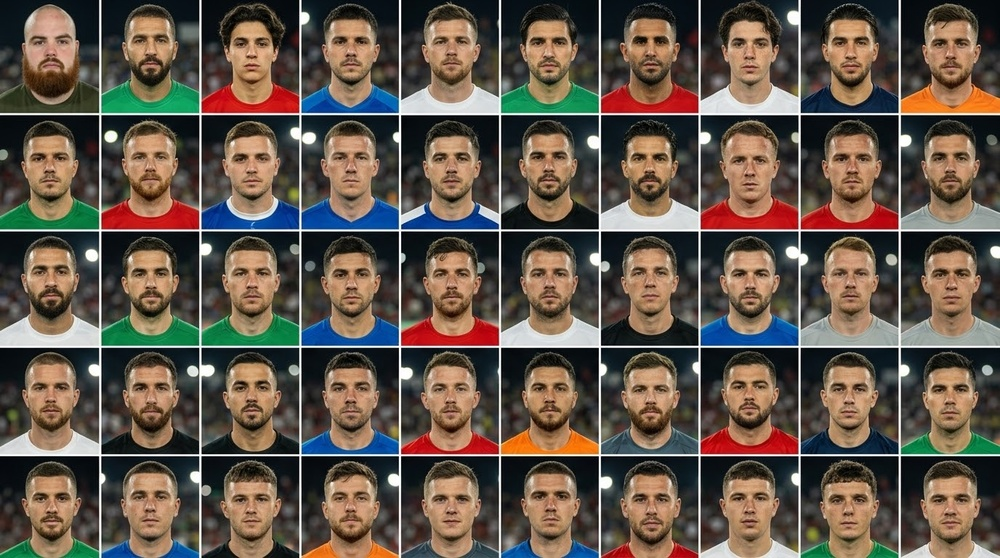
#> input picture art/faces-src/planche-01.jpg, 1000 x 558 px, shrunk from 1376 x 768 before the run; its folder holds only this picture in this run
$ python split-faces.py
#> lines starting #> are read from the running program, lines starting #| are printed output that depends on the picture
"""Découpe les planches de portraits générés (art/faces-src/planche-NN.jpg) en vignettes
assets/faces/fNNN.webp (128 px) et écrit src/data/faces.js. Usage : python3 tools/split-faces.py
Les gouttières blanches entre les portraits sont détectées automatiquement."""
import glob, json, os
from PIL import Image, ImageFilter

ROOT = os.path.join(os.path.dirname(__file__), '..')
OUT = os.path.join(ROOT, 'assets/faces')
os.makedirs(OUT, exist_ok=True)

def runs(flags, min_len=1):
    """Plages consécutives où flags est faux (contenu), séparées par des gouttières."""
    out, start = [], None
    for i, f in enumerate(flags + [True]):
        if not f and start is None: start = i
        if f and start is not None:
            if i - start >= min_len: out.append((start, i))
            start = None
    return out

def is_white(px):
    return px[0] > 225 and px[1] > 225 and px[2] > 225

def split(path):
#> called with path = 'tools/../art/faces-src/planche-01.jpg'
    im = Image.open(path).convert('RGB')
#> im is the input picture: PIL image 1000x558 RGB; mean R, G, B 98.8, 86.2, 74.9
    W, H = im.size
#> W = 1000; H = 558
    px = im.load()
    step = 2
    row_sep = []
    for y in range(H):
        wcount = sum(1 for x in range(0, W, step) if is_white(px[x, y]))
        row_sep.append(wcount / (W / step) > 0.55)
#> this loop made 558 passes
#> wcount on passes 1 to 3: 6, 6, 6
#> after the loop, row_sep = 558 items, first 6: False, False, False, False, False, False
    cells = []
    for (y0, y1) in runs(row_sep, 60):
        col_sep = []
        for x in range(W):
            wcount = sum(1 for y in range(y0, y1, step) if is_white(px[x, y]))
            col_sep.append(wcount / ((y1 - y0) / step) > 0.7)
        for (x0, x1) in runs(col_sep, 60):
            cells.append((x0, y0, x1, y1))
#> this loop made 5 passes
#> (y0, y1) on passes 1 to 5: (0, 114), (115, 230), (231, 346), (347, 455), (456, 558)
#> after the loop, cells = 50 items, first 6: (0, 0, 100, 114), (101, 0, 200, 114), (201, 0, 300, 114), (301, 0, 399, 114), (401, 0, 499, 114), (501, 0, 599, 114)
    if len(cells) < 20:
        # planche sans gouttières blanches : grille 8 × 5 recalée sur les fines lignes de séparation
        # (on cherche, près de chaque limite théorique, la ligne où l'image change le plus brusquement)
        g = im.convert('L')
        gp = g.load()
        def row_mean(y): return sum(gp[x, y] for x in range(0, W, 3)) / (W / 3)
        def col_mean(x, y0, y1): return sum(gp[x, y] for y in range(y0, y1, 3)) / ((y1 - y0) / 3)
        def snap(k, n, size, mean):
            c = round(k * size / n)
            if k in (0, n): return c
            best, by = -1, c
            for y in range(max(1, c - 18), min(size - 2, c + 18)):
                d = abs(mean(y) - mean(y - 1)) + abs(mean(y + 1) - mean(y))
                if d > best: best, by = d, y
            return by
        rows_b = [snap(k, 5, H, row_mean) for k in range(6)]
        cells = []
        for r in range(5):
            y0, y1 = rows_b[r], rows_b[r + 1]
            cols_b = [snap(k, 8, W, lambda x: col_mean(x, y0, y1)) for k in range(9)]
            for c in range(8):
                cells.append((cols_b[c] + 4, y0 + 4, cols_b[c + 1] - 4, y1 - 4))
    return im, cells

faces = []
for n, path in enumerate(sorted(glob.glob(os.path.join(ROOT, 'art/faces-src/planche-*.jpg'))), start=1):
    im, cells = split(path)
    numbered = n == 12  # planche avec des numéros dans le coin supérieur gauche
    for (x0, y0, x1, y1) in cells:
        cell = im.crop((x0, y0, x1, y1))
        w, h = cell.size
        if numbered:
            # efface le numéro : copie miroir du coin supérieur droit (arrière-plan du stade)
            pw, ph = min(44, w // 3), min(30, h // 4)
            patch = cell.crop((w - pw, 0, w, ph)).transpose(Image.FLIP_LEFT_RIGHT).filter(ImageFilter.GaussianBlur(2))
            cell.paste(patch, (0, 0))
        side = min(w, h)
        left = (w - side) // 2
        sq = cell.crop((left, 0, left + side, side)).resize((128, 128), Image.LANCZOS)
        idx = len(faces)
        name = f'f{idx:03d}.webp'
        sq.save(os.path.join(OUT, name), 'WEBP', quality=80, method=6)
        faces.append({'f': name, 'p': n})
#> this loop made 50 passes
#> (x0, y0, x1, y1, w, h, side, name) on passes 1 to 12: (0, 0, 100, 114, 100, 114, 100, 'f000.webp'), (101, 0, 200, 114, 99, 114, 99, 'f001.webp'), (201, 0, 300, 114, 99, 114, 99, 'f002.webp'), (301, 0, 399, 114, 98, 114, 98, 'f003.webp'), (401, 0, 499, 114, 98, 114, 98, 'f004.webp'), (501, 0, 599, 114, 98, 114, 98, 'f005.webp'), (601, 0, 699, 114, 98, 114, 98, 'f006.webp'), (700, 0, 799, 114, 99, 114, 99, 'f007.webp'), (800, 0, 899, 114, 99, 114, 99, 'f008.webp'), (900, 0, 1000, 114, 100, 114, 100, 'f009.webp'), (0, 115, 100, 230, 100, 115, 100, 'f010.webp'), (101, 115, 200, 230, 99, 115, 99, 'f011.webp')
#> pass 1, `cell = im.crop((x0, y0, x1, y1))`:
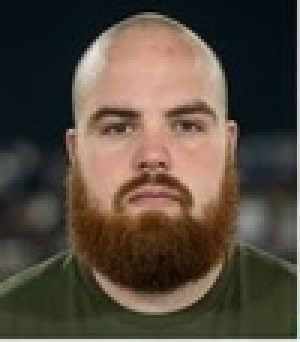
#> cell: PIL image 100x114 RGB (shown 3 times larger); mean R, G, B 85.8, 75.1, 63.2
#> pass 1, `sq = cell.crop((left, 0, left + side, side)).resize((128, 128), Image...`:
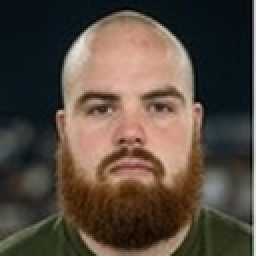
#> sq: PIL image 128x128 RGB (shown 2 times larger); mean R, G, B 87.3, 74.6, 63.9
#> pass 2, `cell = im.crop((x0, y0, x1, y1))`:
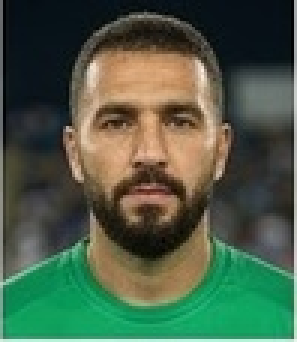
#> cell: PIL image 99x114 RGB (shown 3 times larger); mean R, G, B 75, 92.3, 70.7
#> pass 2, `sq = cell.crop((left, 0, left + side, side)).resize((128, 128), Image...`:
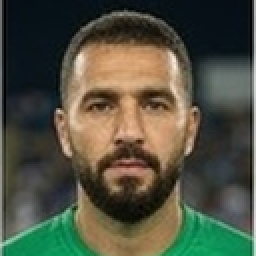
#> sq: PIL image 128x128 RGB (shown 2 times larger); mean R, G, B 80.5, 81.5, 65.3
#> after the loop:
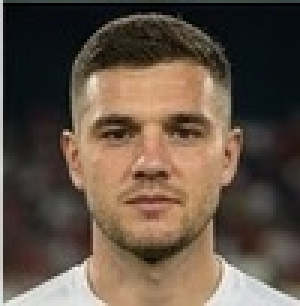
#> cell: PIL image 100x102 RGB (shown 3 times larger); mean R, G, B 98, 82.6, 69.6
#> after the loop:
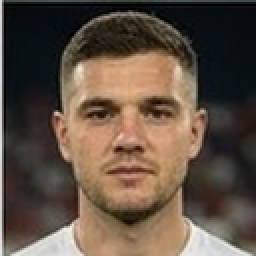
#> sq: PIL image 128x128 RGB (shown 2 times larger); mean R, G, B 96, 80.5, 67.5
#> after the loop, faces = 50 items
    print(f'planche {n:02d} : {len(cells)} portraits')
#| planche 01 : 50 portraits

with open(os.path.join(ROOT, 'src/data/faces.js'), 'w') as fh:
    fh.write('// Généré par tools/split-faces.py — portraits générés (personnes fictives), fournis par l\'utilisateur.\n')
    fh.write('// p = numéro de planche (chaque planche regroupe des profils proches).\n')
    fh.write('export const FACES = ' + json.dumps(faces, separators=(',', ':')) + ';\n')
print(len(faces), 'portraits')
#| 50 portraits

$ run again, on art/faces-src/planche-05.jpg
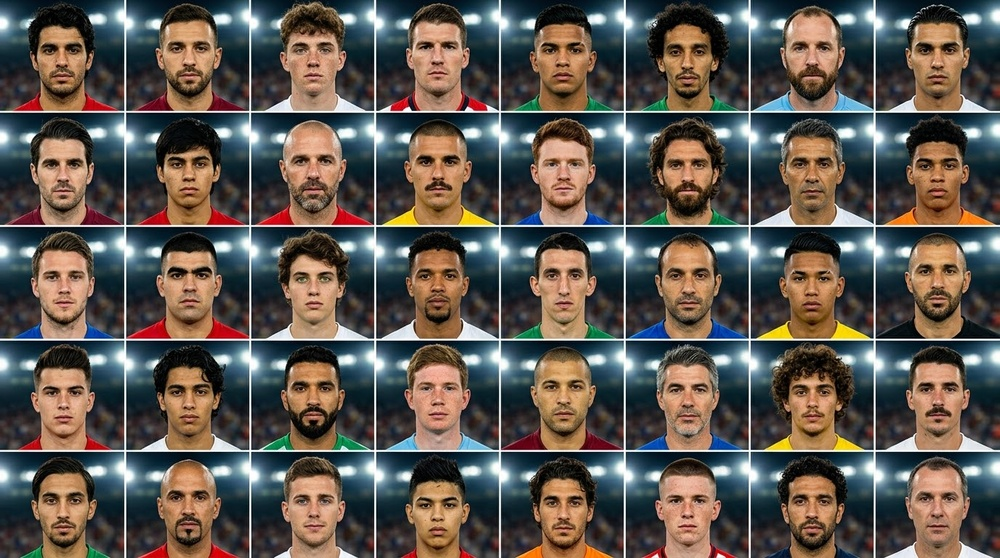
#> input picture art/faces-src/planche-05.jpg, 1000 x 558 px, shrunk from 1376 x 768 before the run
#> in split, im is the input picture: PIL image 1000x558 RGB; mean R, G, B 94.4, 87.3, 80.7
#> the loop in split, `for y in range(H):` made 558 passes
#> wcount on passes 1 to 3: 2, 2, 2
#> after the loop in split, `for y in range(H):`: row_sep = 558 items, first 6: False, False, False, False, False, False
#> the loop in split, `for (y0, y1) in runs(row_sep, 60):` made 3 passes
#> (y0, y1) on passes 1 to 3: (0, 111), (112, 339), (340, 558)
#> after the loop in split, `for (y0, y1) in runs(row_sep, 60):`: cells = 21 items, first 6: (0, 0, 125, 111), (126, 0, 250, 111), (251, 0, 375, 111), (376, 0, 624, 111), (625, 0, 749, 111), (750, 0, 874, 111)
#> the loop `for (x0, y0, x1, y1) in cells:` made 21 passes
#> (x0, y0, x1, y1, w, h, side, left) on passes 1 to 8: (0, 0, 125, 111, 125, 111, 111, 7), (126, 0, 250, 111, 124, 111, 111, 6), (251, 0, 375, 111, 124, 111, 111, 6), (376, 0, 624, 111, 248, 111, 111, 68), (625, 0, 749, 111, 124, 111, 111, 6), (750, 0, 874, 111, 124, 111, 111, 6), (875, 0, 1000, 111, 125, 111, 111, 7), (0, 112, 125, 339, 125, 227, 125, 0)
#> after the loop `for (x0, y0, x1, y1) in cells:`:
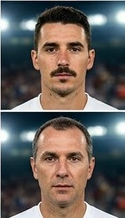
#> cell: PIL image 125x218 RGB; mean R, G, B 101.8, 95, 90.7
#> after the loop `for (x0, y0, x1, y1) in cells:`:
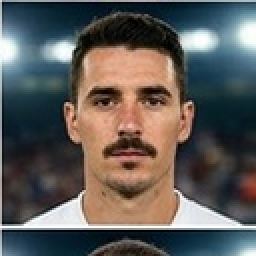
#> sq: PIL image 128x128 RGB (shown 2 times larger); mean R, G, B 94.3, 90.8, 88
#> after the loop `for (x0, y0, x1, y1) in cells:`: faces = 21 items
#| planche 01 : 21 portraits
#| 21 portraits

$ run again, on art/faces-src/planche-06.jpg
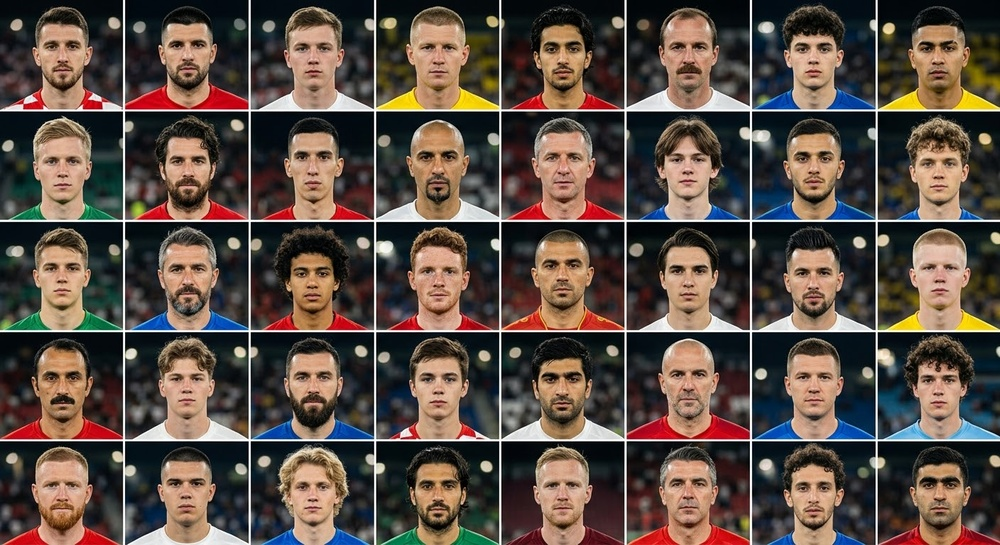
#> input picture art/faces-src/planche-06.jpg, 1000 x 545 px, shrunk from 1408 x 768 before the run
#> in split, im is the input picture: PIL image 1000x545 RGB; mean R, G, B 90.9, 77.1, 68.9
#> the loop in split, `for y in range(H):` made 545 passes
#> wcount on passes 1 to 3: 4, 4, 4
#> after the loop in split, `for y in range(H):`: row_sep = 545 items, first 6: False, False, False, False, False, False
#> the loop in split, `for (y0, y1) in runs(row_sep, 60):` made 5 passes
#> (y0, y1) on passes 1 to 5: (0, 110), (111, 220), (221, 331), (332, 440), (441, 545)
#> after the loop in split, `for (y0, y1) in runs(row_sep, 60):`: cells = 40 items, first 6: (0, 0, 123, 110), (125, 0, 249, 110), (250, 0, 375, 110), (376, 0, 500, 110), (501, 0, 625, 110), (626, 0, 750, 110)
#> the loop `for (x0, y0, x1, y1) in cells:` made 40 passes
#> (x0, y0, x1, y1, w, h, side, left) on passes 1 to 8: (0, 0, 123, 110, 123, 110, 110, 6), (125, 0, 249, 110, 124, 110, 110, 7), (250, 0, 375, 110, 125, 110, 110, 7), (376, 0, 500, 110, 124, 110, 110, 7), (501, 0, 625, 110, 124, 110, 110, 7), (626, 0, 750, 110, 124, 110, 110, 7), (752, 0, 876, 110, 124, 110, 110, 7), (877, 0, 1000, 110, 123, 110, 110, 6)
#> after the loop `for (x0, y0, x1, y1) in cells:`:
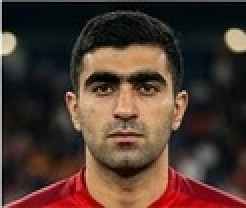
#> cell: PIL image 123x104 RGB (shown 2 times larger); mean R, G, B 77.8, 56.8, 48.2
#> after the loop `for (x0, y0, x1, y1) in cells:`:
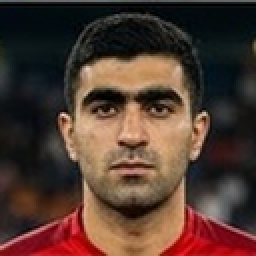
#> sq: PIL image 128x128 RGB (shown 2 times larger); mean R, G, B 81.6, 58.3, 48.7
#> after the loop `for (x0, y0, x1, y1) in cells:`: faces = 40 items
#| planche 01 : 40 portraits
#| 40 portraits
